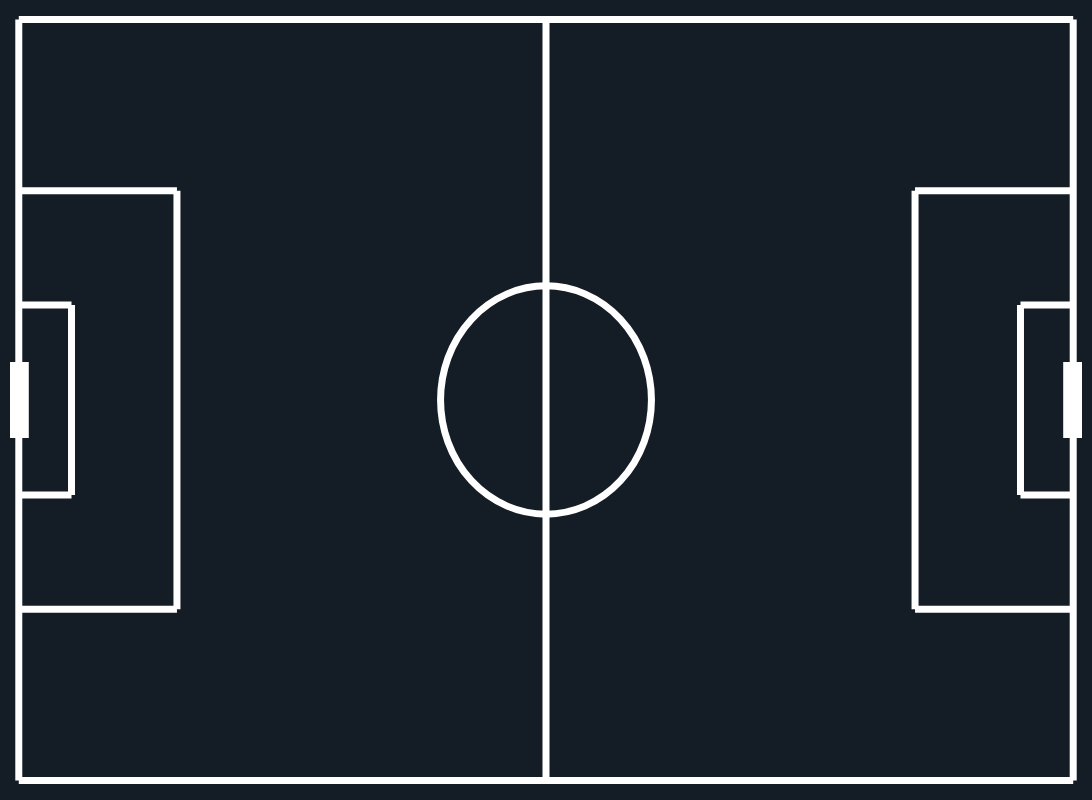

Here is the notebook cell this chart was saved with:
### Markdown cell above
# ピッチを描画する

### Code cell
COLOR = 'white'
twitter_color = 'rgb(20,29,38)'

# Create traces
fig = go.Figure(layout=go.Layout(width=120*10, height=80*10, plot_bgcolor=twitter_color, xaxis=dict(visible=False), yaxis=dict(visible=False), paper_bgcolor=twitter_color, autosize=True, margin=dict(l=10, r=10, t=10, b=10)))
line_list = [[[0,120], [0,0]], [[120,120], [0,80]], [[120,0], [80,80]], [[0,0], [80,0]], [[60,60], [0,80]]]
line_list += [[[0,18], [18,18]], [[18,18], [18,62]], [[18,0], [62,62]], [[0,6], [30,30]], [[6,6], [30,50]], [[6,0], [50,50]]]
line_list += [[[120, 102], [18,18]], [[102,102], [18,62]], [[102,120], [62,62]], [[120,114], [30,30]], [[114,114], [30,50]], [[114,120], [50,50]]]

for [x, y] in line_list:
    fig.add_trace(go.Scatter(x=x, y=y,
                        mode='lines',
                        line=dict(color=COLOR, width=7),
                        showlegend=False,
                        hoverinfo='none'
                        ))

line_list = [[[0,0], [36,44]], [[120,120], [36,44]]]
for [x, y] in line_list:
    fig.add_trace(go.Scatter(x=x, y=y,
                        mode='lines',
                        line=dict(color=COLOR, width=20),
                        showlegend=False,
                        hoverinfo='none'
                        ))
    
fig.update_layout(shapes=[go.layout.Shape(type='circle', x0=60-12, y0=40-12, x1=60+12, y1=40+12, line_color=COLOR, line_width=7)])
fig.update_xaxes(range=[-1, 120+1])
fig.update_yaxes(range=[-1, 80+1])

fig.show()

### Figure 1 — Plotly figure (JSON) as saved in the notebook; plotly's stock layout.template omitted (floating-point values rounded to 4 significant figures)
{"data": [{"hoverinfo": "none", "line": {"color": "white", "width": 7}, "mode": "lines", "showlegend": false, "type": "scatter", "x": [0, 120], "y": [0, 0]}, {"hoverinfo": "none", "line": {"color": "white", "width": 7}, "mode": "lines", "showlegend": false, "type": "scatter", "x": [120, 120], "y": [0, 80]}, {"hoverinfo": "none", "line": {"color": "white", "width": 7}, "mode": "lines", "showlegend": false, "type": "scatter", "x": [120, 0], "y": [80, 80]}, {"hoverinfo": "none", "line": {"color": "white", "width": 7}, "mode": "lines", "showlegend": false, "type": "scatter", "x": [0, 0], "y": [80, 0]}, {"hoverinfo": "none", "line": {"color": "white", "width": 7}, "mode": "lines", "showlegend": false, "type": "scatter", "x": [60, 60], "y": [0, 80]}, {"hoverinfo": "none", "line": {"color": "white", "width": 7}, "mode": "lines", "showlegend": false, "type": "scatter", "x": [0, 18], "y": [18, 18]}, {"hoverinfo": "none", "line": {"color": "white", "width": 7}, "mode": "lines", "showlegend": false, "type": "scatter", "x": [18, 18], "y": [18, 62]}, {"hoverinfo": "none", "line": {"color": "white", "width": 7}, "mode": "lines", "showlegend": false, "type": "scatter", "x": [18, 0], "y": [62, 62]}, {"hoverinfo": "none", "line": {"color": "white", "width": 7}, "mode": "lines", "showlegend": false, "type": "scatter", "x": [0, 6], "y": [30, 30]}, {"hoverinfo": "none", "line": {"color": "white", "width": 7}, "mode": "lines", "showlegend": false, "type": "scatter", "x": [6, 6], "y": [30, 50]}, {"hoverinfo": "none", "line": {"color": "white", "width": 7}, "mode": "lines", "showlegend": false, "type": "scatter", "x": [6, 0], "y": [50, 50]}, {"hoverinfo": "none", "line": {"color": "white", "width": 7}, "mode": "lines", "showlegend": false, "type": "scatter", "x": [120, 102], "y": [18, 18]}, {"hoverinfo": "none", "line": {"color": "white", "width": 7}, "mode": "lines", "showlegend": false, "type": "scatter", "x": [102, 102], "y": [18, 62]}, {"hoverinfo": "none", "line": {"color": "white", "width": 7}, "mode": "lines", "showlegend": false, "type": "scatter", "x": [102, 120], "y": [62, 62]}, {"hoverinfo": "none", "line": {"color": "white", "width": 7}, "mode": "lines", "showlegend": false, "type": "scatter", "x": [120, 114], "y": [30, 30]}, {"hoverinfo": "none", "line": {"color": "white", "width": 7}, "mode": "lines", "showlegend": false, "type": "scatter", "x": [114, 114], "y": [30, 50]}, {"hoverinfo": "none", "line": {"color": "white", "width": 7}, "mode": "lines", "showlegend": false, "type": "scatter", "x": [114, 120], "y": [50, 50]}, {"hoverinfo": "none", "line": {"color": "white", "width": 20}, "mode": "lines", "showlegend": false, "type": "scatter", "x": [0, 0], "y": [36, 44]}, {"hoverinfo": "none", "line": {"color": "white", "width": 20}, "mode": "lines", "showlegend": false, "type": "scatter", "x": [120, 120], "y": [36, 44]}], "layout": {"autosize": true, "height": 800, "margin": {"b": 10, "l": 10, "r": 10, "t": 10}, "paper_bgcolor": "rgb(20,29,38)", "plot_bgcolor": "rgb(20,29,38)", "shapes": [{"line": {"color": "white", "width": 7}, "type": "circle", "x0": 48, "x1": 72, "y0": 28, "y1": 52}], "width": 1200, "xaxis": {"range": [-1, 121], "type": "linear", "visible": false}, "yaxis": {"range": [-1, 81], "type": "linear", "visible": false}}}
